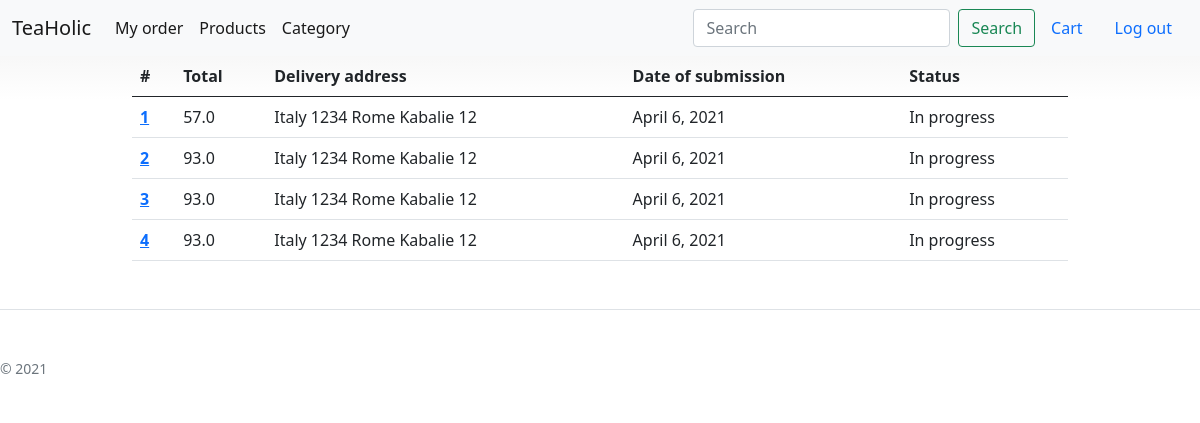
Before: /order (signed in) with the older database file.
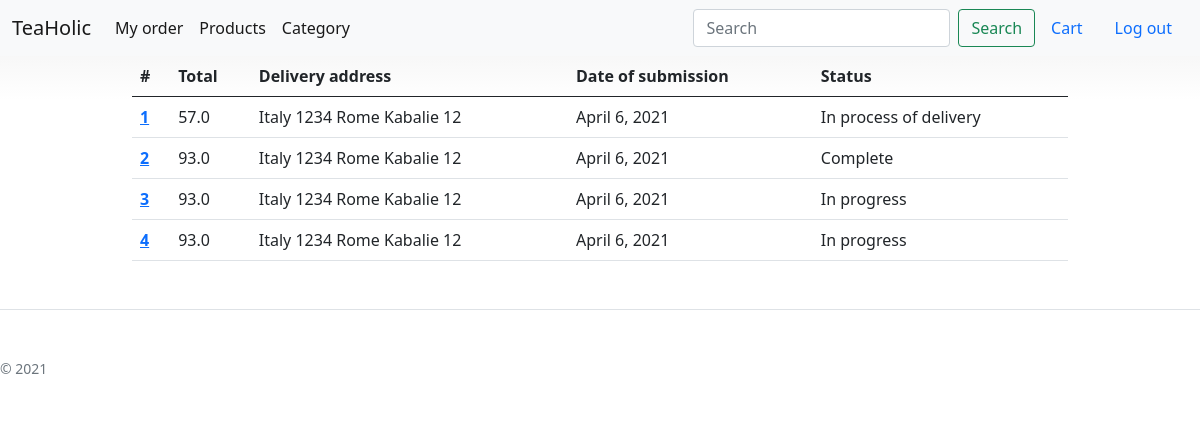
After: the same page with the newer database file.
### bboard/models.py (models this page shows, shortened)
class Order(models.Model):
    id_user_profile = models.ForeignKey(UserProfile,on_delete=models.CASCADE)
    total = models.FloatField()
    delivery_address = models.CharField(max_length=255)
    date_of_submission = models.DateField()
    id_status = models.ForeignKey(Status,on_delete=models.CASCADE)

class Status(models.Model):
    name = models.CharField(max_length=255)

### bboard/views.py (the view)
# urls.py: path('order', views.order, name = 'order'),
@login_required(login_url="signin")
def order(request):
    user = get_userprofile(request)
    orders = Order.objects.filter(id_user_profile=user)
    return render(request,'bboard/basis/order/order.html',{'user':user, 'orders': orders})

### bboard/services/services.py (called while the page is built)
def get_userprofile(request):
    if request.user.is_authenticated:
        user = request.user
        user_profile = UserProfile.objects.get(user=user)
        return user_profile
    else:
        return None

### bboard/templates/bboard/basis/order/order.html (shortened to what this page needs)
{% extends "bboard/basis/base.html" %}
{% block content %}
<div class="container">
    {% if orders|length %}
        <table class="table">
            <thead>
            <tr>
                <th scope="col">#</th>
                <th scope="col">Total</th>
                <th scope="col">Delivery address</th>
                <th scope="col">Date of submission</th>
                <th scope="col">Status</th>
            </tr>
            </thead>
    {% for order in orders  %}
            <tr>
                <th scope="row"><a href="{% url 'order_details' id=order.id %}" >{{ order.id}}</a></th>
                <td >{{order.total}} </td>
                <td >{{ order.delivery_address}}</td>
                <td >{{ order.date_of_submission}}</td>
                <td >{{ order.id_status.name}}</td>
            </tr>
    {% endfor %}
        </table>
    {% else  %}
        <p>No products found in the category. </p>
    {% endif %}
</div>
{% endblock %}

Changed rows visible on the page:
changed Order id 1: id_status.name "In progress" → "In process of delivery"
changed Order id 2: id_status.name "In progress" → "Complete"
